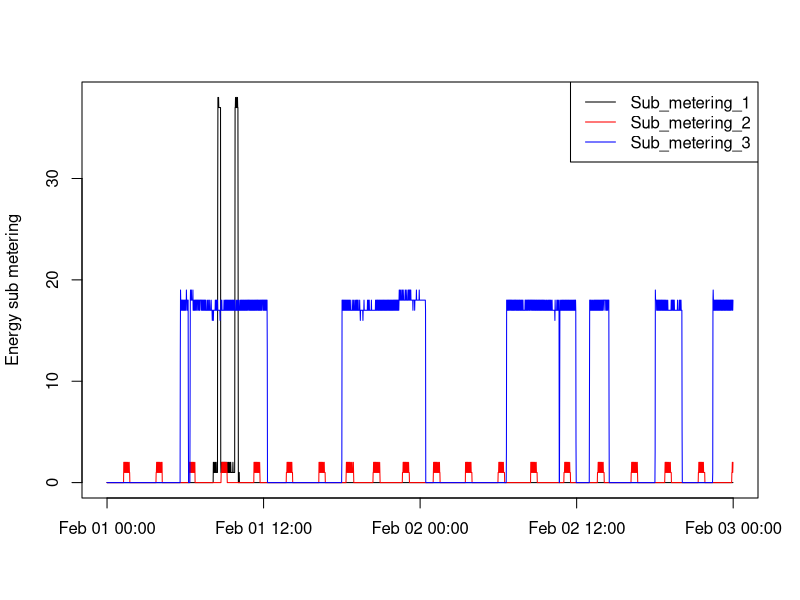

R code for this plot:
# Create plot3 line plots for three variables, save to PNG file

# Load lubridate library
library(lubridate)

# Read data file (data file has been subsetted to just the dates 2007-02-01 and 2007-02-02)
power <- read.csv("household_power_consumption_sub.txt", sep=";")

# Concatenate data and time text fields, convert to Date field
power$dateTime <- strptime(paste(power$obsDate, power$obsTime, sep=" "), "%d/%m/%Y %H:%M:%S")

# Set PNG as the display device with 480x480 dimensions
png("plot3.png", width=480, height=480)
   # Create three line plots for Plot 3, using Sub_metering variables
   plot(power$dateTime, power$Sub_metering_1, type="l", col = "black", xlab="", ylab="Energy sub metering")
   lines(power$dateTime, power$Sub_metering_2, col = "red")
   lines(power$dateTime, power$Sub_metering_3, col = "blue")
   legend("topright", legend = c("Sub_metering_1", "Sub_metering_2", "Sub_metering_3"), lty=c(1,1,1), col = c("black", "red", "blue"))
dev.off()  # Turn off PNG display device